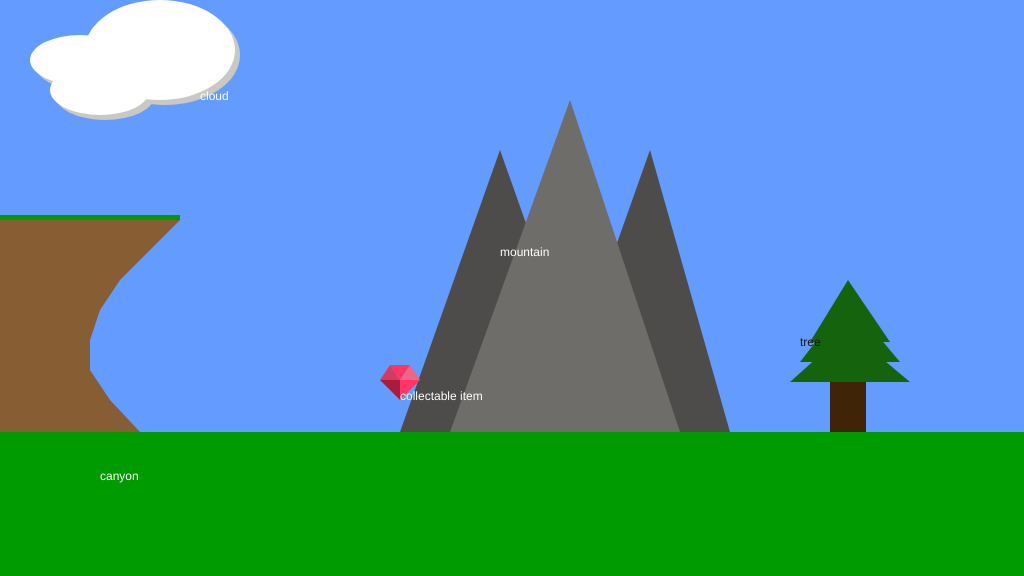
Frame 1 (no input)
Frame 60 (no input): identical to frame 1, image omitted
Frame 120 (the mouse pressed at the canvas centre since frame 60): identical to frame 1, image omitted

The p5.js sketch that drew this single still picture (run headless with seeded random() and noise() and a simulated clock; from frame 60 on, the mouse is pressed at the canvas centre):

// p5.js sketch
// ── sketch.js
/*

The Game Project

1 - Background Scenery

Use p5 drawing functions such as rect, ellipse, line, triangle and
point to draw the scenery as set out in the code comments. The items
should appear next to the text titles.

Each bit of scenery is worth two marks:

0 marks = not a reasonable attempt
1 mark = attempted but it's messy or lacks detail
2 marks = you've used several shape functions to create the scenery

I've given titles and chosen some base colours, but feel free to
imaginatively modify these and interpret the scenery titles loosely to
match your game theme.


WARNING: Do not get too carried away. If you're shape takes more than 5 lines
of code to draw then you've probably over done it.


*/

function setup() {
	createCanvas(1024, 576);
}

function draw() {
	background(100, 155, 255); //fill the sky blue

	noStroke();
	fill(0, 155, 0);
	rect(0, 432, 1024, 144); //draw some green ground

	//1. a cloud in the sky
	//... add your code here
	fill(201, 200, 195);
	ellipse(85, 65, 100, 50);
	ellipse(105, 95, 100, 50);
	ellipse(165, 55, 150, 100);
	fill(255, 255, 255);
	ellipse(80, 60, 100, 50);
	ellipse(100, 90, 100, 50);
	ellipse(160, 50, 150, 100);

	noStroke();
	fill(255);
	text("cloud", 200, 100);

	//2. a mountain in the distance
	//... add your code here
	fill(77, 76, 75);
	triangle(500, 150, 400, 432, 600, 432);
	triangle(650, 150, 550, 432, 730, 432);
	fill(110, 109, 106);
	triangle(570, 100, 450, 432, 680, 432);

	noStroke();
	fill(255);
	text("mountain", 500, 256);
	//3. a tree
	//... add your code here
	fill(64, 36, 8);
	rect(830, 352, 36, 80);

	fill(22, 99, 13);

	triangle(790, 382, 910, 382, 848, 330);
	triangle(800, 362, 900, 362, 848, 300);
	triangle(810, 342, 890, 342, 848, 280);

	noStroke();
	fill(25);
	text("tree", 800, 346);

	//4. a canyon
	//NB. the canyon should go from ground-level to the bottom of the screen

	//... add your code here
	fill(135, 93, 51);
	beginShape();
	vertex(0, 432);
	vertex(140, 432);
	vertex(110, 400);
	vertex(90, 370);
	vertex(90, 340);
	vertex(100, 310);
	vertex(120, 280);
	vertex(150, 250);
	vertex(180, 220);
	vertex(0, 220);
	endShape();
	fill(0, 155, 0);
	rect(0, 215, 180, 5);
	noStroke();
	fill(255);
	text("canyon", 100, 480);

	//5. a collectable token - eg. a jewel, fruit, coins
	//... add your code here
	fill(168, 29, 61); //dark ruby
	triangle(400, 400, 380, 380, 400, 380);//l-triag low
	fill(237, 102, 133); // light ruby
	triangle(410,365,400,380,420,380); //r-triag high
	fill(214, 58, 94); // light ruby alt
	triangle(380,380,400,380, 390,365); //l-triag high
	fill(255, 54, 100); // bright ruby
	triangle(400, 400, 420, 380, 400, 380);//r-triag low
	triangle(390,365,410,365,400, 380); //m-triag high


	noStroke();
	fill(255);
	text("collectable item", 400, 400);
}
